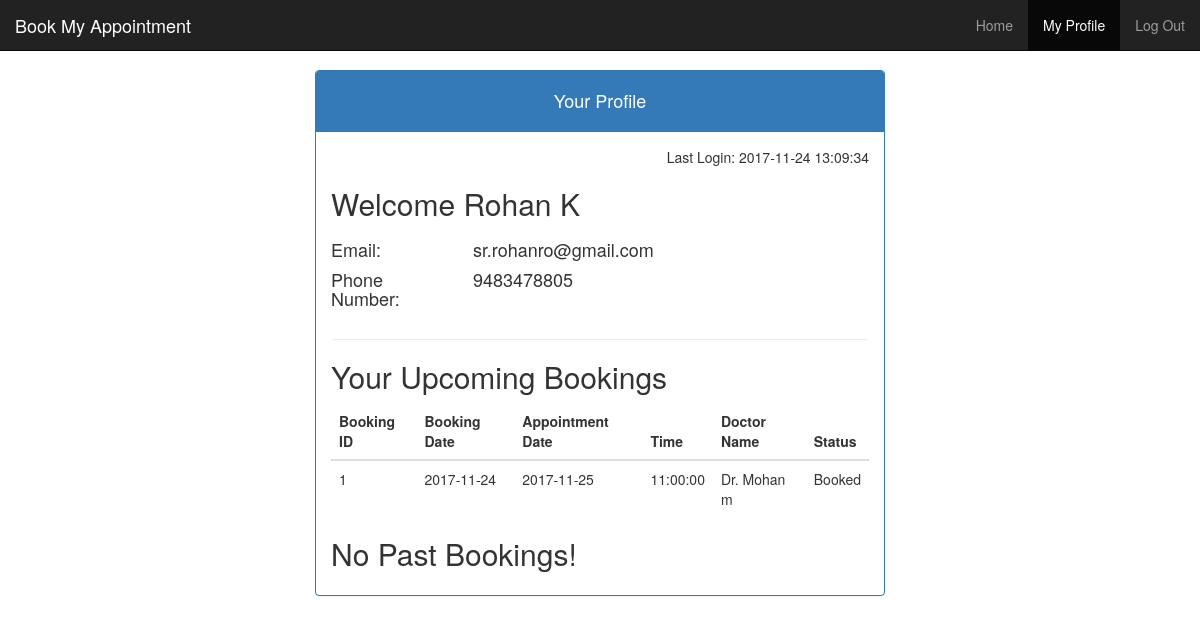
/person/profile.php (signed in), run on the app's committed database.
### tables this page shows
CREATE TABLE `person` (
  `personID` int(11) NOT NULL,
  `firstName` varchar(50) NOT NULL,
  `lastName` varchar(50) DEFAULT NULL,
  `gender` varchar(6) NOT NULL,
  `dob` date NOT NULL,
  `phoneNumber` bigint(10) NOT NULL,
  `registerDate` date NOT NULL
);

CREATE TABLE `booking` (
  `bookingID` int(11) NOT NULL,
  `bookingDate` date NOT NULL,
  `appointmentDate` date NOT NULL,
  `personID` int(11) NOT NULL,
  `doctorID` int(11) NOT NULL,
  `slot` time NOT NULL,
  `bookingStatus` varchar(9) NOT NULL
);

CREATE TABLE `doctor` (
  `doctorID` int(11) NOT NULL,
  `firstName` varchar(50) NOT NULL,
  `lastName` varchar(50) DEFAULT NULL,
  `gender` varchar(6) NOT NULL,
  `dob` date NOT NULL,
  `phoneNumber` bigint(10) NOT NULL,
  `registerDate` date NOT NULL,
  `qualification` varchar(100) NOT NULL,
  `departmentID` int(11) NOT NULL,
  `buildingID` int(11) NOT NULL,
  `experience` int(2) DEFAULT NULL,
  `fee` int(4) NOT NULL
);

### person/profile.php (the view, shortened to what this page needs)
<?php
require_once "../includes/connect.php";
$sql_person = $_SESSION['personID'];
$sql = "select * from person where personID = '$sql_person';";
$result = $conn->query($sql);
$row = $result->fetch_assoc();
$first = $row['firstName'];
$last = $row['lastName'];
$phone = $row['phoneNumber'];
$sql2 = "select * from booking where personID = '$sql_person';";
$result2 = $conn->query($sql2);
$sql3="select * from history where personID = '$sql_person';";
$result3 = $conn->query($sql3);
?>
<!DOCTYPE html>
<html lang="en">
<head>
	<link rel="stylesheet" href="../css/bootstrap.min.css">
</head>
<body>
	<nav class="navbar navbar-inverse navbar-fixed-top">
		<div class="container-fluid">
			<div class="navbar-header">
				<a class="navbar-brand" href="../index.php">Book My Appointment</a>
			</div>
			<div class="collapse navbar-collapse" id="myNavbarTop">
				<ul class="nav navbar-nav navbar-right">
					<li><a href="../index.php">Home</a></li>
					<?php
					if (isset($_SESSION['personID'])) {
						echo '
							<li class="active"><a href="profile.php">My Profile</a></li>
							<li><a href="../includes/person-logout.php">Log Out</a></li>';
					}
					else {
						echo '
							<li><a href="../doctor.php">Doctors</a></li>';
					}
					?>
				</ul>
			</div>
		</div>
	</nav>
	<br>
	<div class="col-md-3"></div>
	<div class="col-md-6">
		<div class="panel panel-primary">
			<div class="panel-heading">
				<h4 style="text-align: center;">Your Profile</h4>
			</div>
			<div class="panel-body">
				<p align="right"><?php echo "Last Login: ".$_SESSION['lastLogin'] ?></p>
				<h2><?php echo "Welcome ".$first." ".$last ?></h2>
				<div class="row">
				<div class="col-md-3">
				<h4>Email: </h4>
				<h4>Phone Number: </h4>
				</div>
				<div class="col-md-9">
				<h4><?php echo $_SESSION['email'] ?></h4>
				<h4><?php echo $phone ?></h4>
				</div>
				</div>
				<hr>
				<div>
				<?php
					if ($result2->num_rows < 1) {
						echo "<h2>No Upcoming Bookings!</h2>";
					}
					else {
						echo '
				  <h2>Your Upcoming Bookings</h2>
				  <table class="table table-hover">
				    <thead>
				      <tr>
				        <th>Booking ID</th>
				        <th>Booking Date</th>
				        <th>Appointment Date</th>
				        <th>Time</th>
				        <th>Doctor Name</th>
				        <th>Status</th>
				      </tr>
				    </thead>
				    <tbody>';
				    while ($row=$result2->fetch_assoc()) {
				    	$sql_doctor = $row['doctorID'];
				    	$sql4 = "select firstName, lastName from doctor where doctorID = '$sql_doctor';";
						$result4 = $conn->query($sql4);
						$row2 = $result4->fetch_assoc();
				    echo "<tr>
				        <td>".$row['bookingID']."</td>
				        <td>".$row['bookingDate']."</td>
				        <td>".$row['appointmentDate']."</td>
				        <td>".$row['slot']."</td>
				        <td>"."Dr. ".$row2['firstName']." ".$row2['lastName']."</td>
				        <td>".$row['bookingStatus']."</td>
				      </tr>";
				    }
					}
				    ?>
				    </tbody>
				  </table>
				</div>
                <div>
                <?php
					if ($result3->num_rows < 1) {
						echo "<h2>No Past Bookings!</h2>";
					}
				    ?>
				</div>
			</div>
		</div>
	</div>
	<div class="col-md-3"></div>
	</body>
	</html>

### person/profile.php (style rules this page uses)
body { scroll-behavior: smooth; overflow-x: hidden; }

### data on the page
person: firstName "Rohan", lastName "K", phoneNumber "9483478805"
booking: bookingID "1", bookingDate "2017-11-24", appointmentDate "2017-11-25", slot "11:00:00", doctorID.firstName "Mohan", doctorID.lastName "m", bookingStatus "Booked"

### other printed values
$_SESSION['lastLogin'] "2017-11-24 13:09:34"
$_SESSION['email'] "sr.rohanro@gmail.com"
